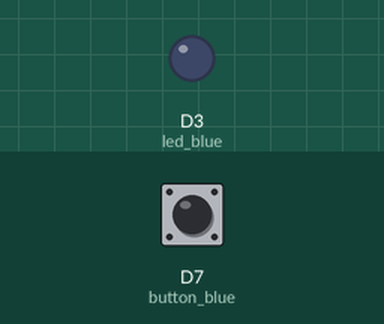
Simulated run of this sketch. Board: ESP8266 (NodeMCU). Shown: output pins drawn as LEDs (lit = HIGH). Inputs (shaded band) come from the test bench; at power-on: D7 (button_blue) HIGH. What the sketch prints to the serial monitor is not drawn.

Above: at 1.2 s.
1.3 s: D7 (button_blue) pulled LOW for 0.15 s
At 1.4 s:
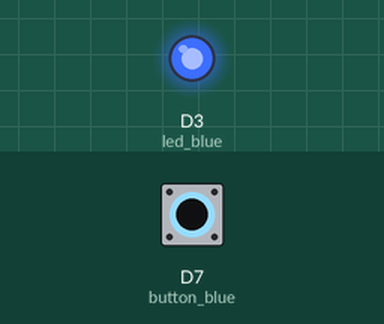
3.0 s: D7 (button_blue) pulled LOW for 3.2 s
At 6.6 s:
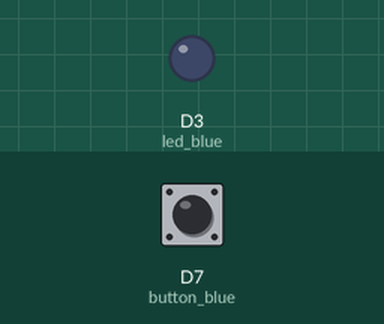
Timing chart, 0 to 8.1 s (numbered marks = the images above; inputs shaded):
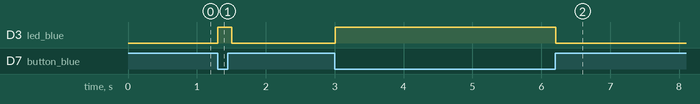

The sketch:

03._led_button_control_1.ino
```cpp
/******************************************************************************************
 * FileName     : 03._led_button_control_1
 * Description  : 파랑 버튼 눌러서 파랑 LED 켜 보기
 * Author       : 오경석
 * Created Date : 2023.10.25
 * Reference    :
 * Modified     : 2024.03.27 : PEJ : 파일명, 주석 수정
******************************************************************************************/


// global variable
int led_blue = D3;                                  // 파랑 LED 핀 지정

int button_blue = D7;                               // 파랑 버튼 핀 지정


// setup
void setup() {
  pinMode(led_blue, OUTPUT);                        // 파랑 LED를 출력 모드로 설정

  pinMode(button_blue, INPUT);                      // 파랑 버튼을 입력 모드로 설정

  Serial.begin(115200);                             // 시리얼 통신 속도 설정
}


// main loop
void loop() {
  int button_blue_value = digitalRead(button_blue); // 파랑 버튼의 값을 저장

  if (button_blue_value == LOW) {                   // 파랑 버튼의 값이 LOW라면
    digitalWrite(led_blue, HIGH);                   // 파랑 LED 켜기
    // 시리얼 모니터에 "파랑 버튼이 눌림" 출력
    Serial.println("파랑 버튼이 눌림");
  }
  else {                                            // 파랑 버튼의 값이 LOW가 아니라면
    digitalWrite(led_blue, LOW);                    // 파랑 LED 끄기
    // 시리얼 모니터에 "파랑 버튼이 눌리지 않음" 출력
    Serial.println("파랑 버튼이 눌리지 않음");
  }

  delay(100);                                       // 0.1초 기다리기
}


//==========================================================================================
//
// (주)한국공학기술연구원 http://et.ketri.re.kr
//
//==========================================================================================
```

Measured:
- after the input at 1.3 s, D3 (led_blue): LOW → HIGH at once, → LOW 0.20 s later
- after the input at 3.0 s, D3 (led_blue): LOW → HIGH at once, → LOW 3.2 s later
